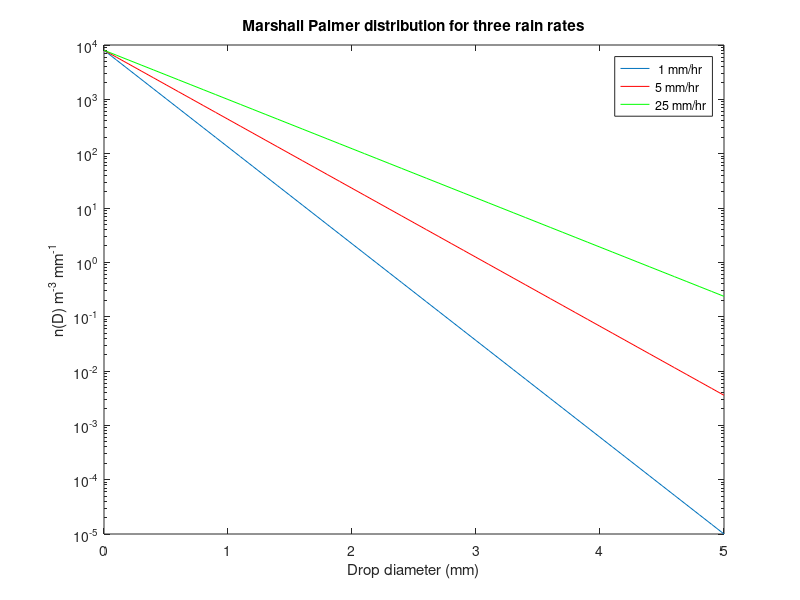
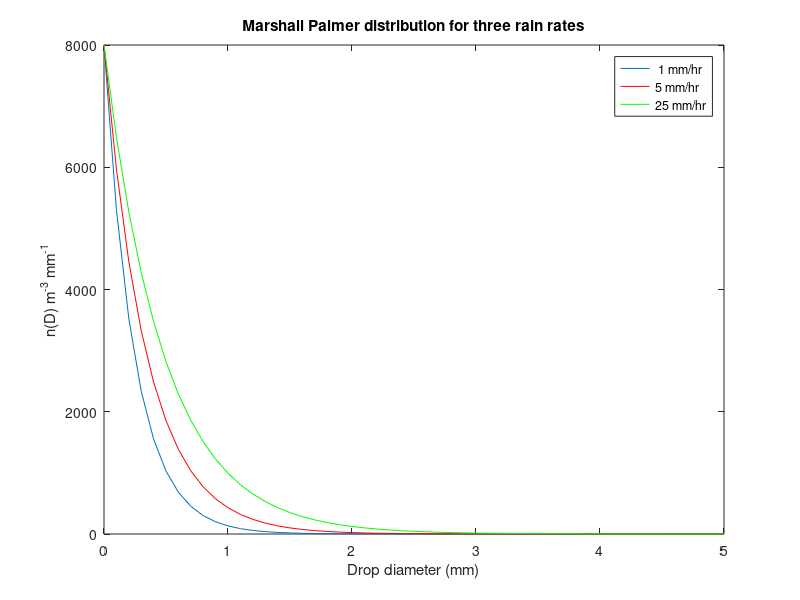

The MATLAB script that drew these images, in order:
D=0:.1:5;
Dmm=D;
Dcm=D*0.1;
N0=0.08*1.e6*1.e-1;%m^{-3} mm^{-1}
R=1.;
theLambda=41.*R^(-0.21);
curve1=N0*exp(-theLambda*Dcm);
R=5.;
theLambda=41.*R^(-0.21);
curve2=N0*exp(-theLambda*Dcm);
R=25.;
theLambda=41.*R^(-0.21);
curve3=N0*exp(-theLambda*Dcm);
figure(1);
semilogy(D,curve1);
hold on;
semilogy(D,curve2,'r-');
semilogy(D,curve3,'g-');
xlabel('Drop diameter (mm)')
ylabel('n(D) m^{-3} mm^{-1}')
title('Marshall Palmer distribution for three rain rates');
legend(' 1 mm/hr','5 mm/hr','25 mm/hr')
print -depsc marsallpalmer.eps
hold off;
figure(2);
plot(D,curve1);
hold on;
plot(D,curve2,'r-');
plot(D,curve3,'g-');
xlabel('Drop diameter (mm)')
ylabel('n(D) m^{-3} mm^{-1}')
title('Marshall Palmer distribution for three rain rates');
legend(' 1 mm/hr','5 mm/hr','25 mm/hr')
print -depsc marsallpalmer.eps
hold off;
